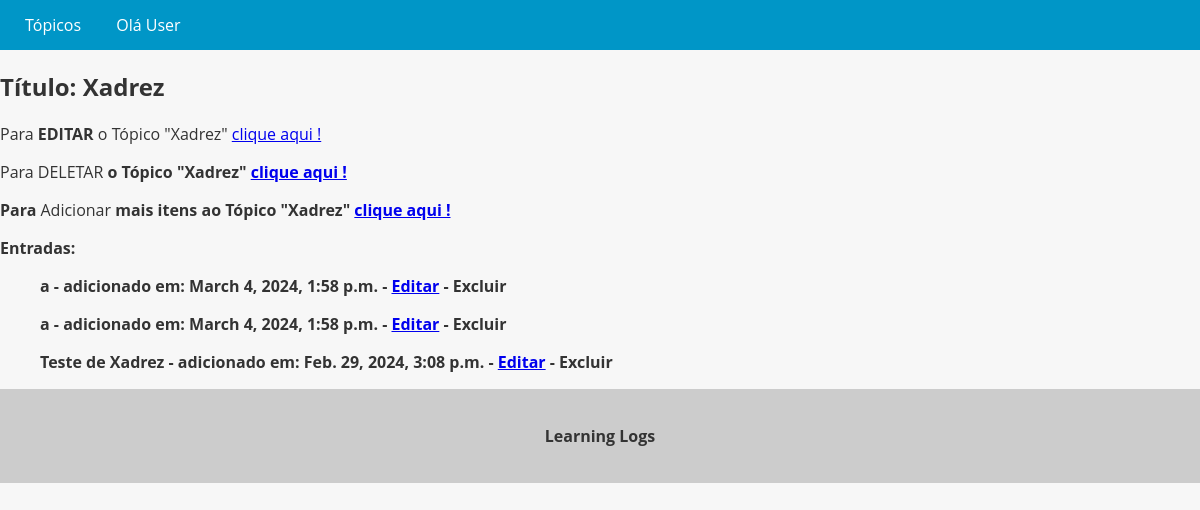
The page /topic/1 on the database its author committed.
### app_learning/models.py (models this page shows, shortened)
class Topic(models.Model):
    text = models.CharField(max_length=200)
    date_add = models.DateField(auto_now_add=True)
    def __str__(self):
        return self.text

class Entry(models.Model):
    topic = models.ForeignKey(Topic, on_delete=models.CASCADE)
    text = models.TextField()
    date_add = models.DateTimeField(auto_now_add=True)

### app_learning/views.py (the view)
# urls.py: path('topic/<int:pk>',TopicDetailsView.as_view(), name='topic_detail'),
class TopicDetailsView(DetailView):
    model = Topic
    template_name = 'topic_details.html'
    context = 'topics'
    def get_context_data(self, **kwargs) -> dict[str, Any]:
        context = super().get_context_data(**kwargs)
        entries = self.object.entry_set.order_by('-date_add')
        context["entries"] = entries
        return context

### app_learning/templates/topic_details.html
{% extends "base.html" %}
{%block content%}
<h2>Título: {{ topic }}</h2>
    <p>Para <b>EDITAR</b> o Tópico "{{topic}}" <a href="{% url 'topic_view_update' topic.pk%}">clique aqui !</a></p>
    <p>Para </b>DELETAR<b> o Tópico "{{topic}}" <a href="{% url 'topic_view_delete' topic.pk %}">clique aqui !</a></p>
    <p>Para </b>Adicionar<b> mais itens ao Tópico "{{topic}}" <a href="{% url 'entry_view_create' topic.pk%}">clique aqui !</a></p>
<p>Entradas: </p>
<ul>
    <div>
        {%for entry in entries%}
        <p>{{entry.text}} - adicionado em: {{entry.date_add}} - <a href="{% url 'entry_view_update' entry.pk %}">Editar</a> - Excluir</p>
    </div>
    {%endfor%}
</ul>
{%endblock%}

### app_learning/templates/base.html (style rules this page uses)
body { font-family: 'Open Sans', sans-serif; background-color: #f7f7f7; color: #333; margin: 0; padding: 0; }

### rows shown on the page
Topic: text "Xadrez"
Entry: text "a", date_add "March 4, 2024, 1:58 p.m."
Entry: text "a", date_add "March 4, 2024, 1:58 p.m."
Entry: text "Teste de Xadrez", date_add "Feb. 29, 2024, 3:08 p.m."
